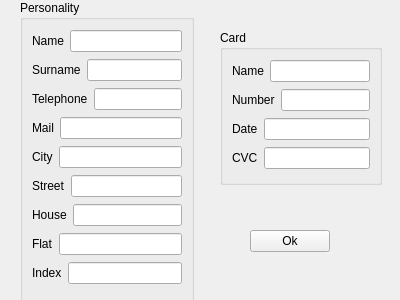
<?xml version="1.0" encoding="UTF-8"?>
<ui version="4.0">
 <class>Registration</class>
 <widget class="QWidget" name="Registration">
  <property name="geometry">
   <rect>
    <x>0</x>
    <y>0</y>
    <width>400</width>
    <height>300</height>
   </rect>
  </property>
  <property name="windowTitle">
   <string>Form</string>
  </property>
  <widget class="QPushButton" name="pushButton">
   <property name="geometry">
    <rect>
     <x>250</x>
     <y>230</y>
     <width>80</width>
     <height>22</height>
    </rect>
   </property>
   <property name="text">
    <string>Ok</string>
   </property>
  </widget>
  <widget class="QGroupBox" name="groupBox">
   <property name="geometry">
    <rect>
     <x>20</x>
     <y>0</y>
     <width>174</width>
     <height>305</height>
    </rect>
   </property>
   <property name="title">
    <string>Personality</string>
   </property>
   <layout class="QVBoxLayout" name="verticalLayout">
    <item>
     <layout class="QHBoxLayout" name="horizontalLayout">
      <item>
       <widget class="QLabel" name="NameR">
        <property name="text">
         <string>Name</string>
        </property>
       </widget>
      </item>
      <item>
       <widget class="QLineEdit" name="NameRE"/>
      </item>
     </layout>
    </item>
    <item>
     <layout class="QHBoxLayout" name="horizontalLayout_2">
      <item>
       <widget class="QLabel" name="SurnameR">
        <property name="text">
         <string>Surname</string>
        </property>
       </widget>
      </item>
      <item>
       <widget class="QLineEdit" name="SurnameRE"/>
      </item>
     </layout>
    </item>
    <item>
     <layout class="QHBoxLayout" name="horizontalLayout_3">
      <item>
       <widget class="QLabel" name="TelR">
        <property name="text">
         <string>Telephone</string>
        </property>
       </widget>
      </item>
      <item>
       <widget class="QLineEdit" name="TelRE"/>
      </item>
     </layout>
    </item>
    <item>
     <layout class="QHBoxLayout" name="horizontalLayout_4">
      <item>
       <widget class="QLabel" name="MailR">
        <property name="text">
         <string>Mail</string>
        </property>
       </widget>
      </item>
      <item>
       <widget class="QLineEdit" name="MailRE"/>
      </item>
     </layout>
    </item>
    <item>
     <layout class="QHBoxLayout" name="horizontalLayout_5">
      <item>
       <widget class="QLabel" name="CityR">
        <property name="text">
         <string>City</string>
        </property>
       </widget>
      </item>
      <item>
       <widget class="QLineEdit" name="CityRE"/>
      </item>
     </layout>
    </item>
    <item>
     <layout class="QHBoxLayout" name="horizontalLayout_6">
      <item>
       <widget class="QLabel" name="StreetR">
        <property name="text">
         <string>Street</string>
        </property>
       </widget>
      </item>
      <item>
       <widget class="QLineEdit" name="StreetRE"/>
      </item>
     </layout>
    </item>
    <item>
     <layout class="QHBoxLayout" name="horizontalLayout_7">
      <item>
       <widget class="QLabel" name="HouseR">
        <property name="text">
         <string>House</string>
        </property>
       </widget>
      </item>
      <item>
       <widget class="QLineEdit" name="HouseRE"/>
      </item>
     </layout>
    </item>
    <item>
     <layout class="QHBoxLayout" name="horizontalLayout_8">
      <item>
       <widget class="QLabel" name="FlatR">
        <property name="text">
         <string>Flat</string>
        </property>
       </widget>
      </item>
      <item>
       <widget class="QLineEdit" name="FlatRE"/>
      </item>
     </layout>
    </item>
    <item>
     <layout class="QHBoxLayout" name="horizontalLayout_9">
      <item>
       <widget class="QLabel" name="IndexR">
        <property name="text">
         <string>Index</string>
        </property>
       </widget>
      </item>
      <item>
       <widget class="QLineEdit" name="IndexRE"/>
      </item>
     </layout>
    </item>
   </layout>
  </widget>
  <widget class="QGroupBox" name="groupBox_2">
   <property name="geometry">
    <rect>
     <x>220</x>
     <y>30</y>
     <width>162</width>
     <height>155</height>
    </rect>
   </property>
   <property name="title">
    <string>Card</string>
   </property>
   <layout class="QVBoxLayout" name="verticalLayout_2">
    <item>
     <layout class="QHBoxLayout" name="horizontalLayout_10">
      <item>
       <widget class="QLabel" name="label_10">
        <property name="text">
         <string>Name</string>
        </property>
       </widget>
      </item>
      <item>
       <widget class="QLineEdit" name="NamecardRE"/>
      </item>
     </layout>
    </item>
    <item>
     <layout class="QHBoxLayout" name="horizontalLayout_11">
      <item>
       <widget class="QLabel" name="NumberR">
        <property name="text">
         <string>Number</string>
        </property>
       </widget>
      </item>
      <item>
       <widget class="QLineEdit" name="NumberRE"/>
      </item>
     </layout>
    </item>
    <item>
     <layout class="QHBoxLayout" name="horizontalLayout_12">
      <item>
       <widget class="QLabel" name="DateR">
        <property name="text">
         <string>Date</string>
        </property>
       </widget>
      </item>
      <item>
       <widget class="QLineEdit" name="DateRE"/>
      </item>
     </layout>
    </item>
    <item>
     <layout class="QHBoxLayout" name="horizontalLayout_13">
      <item>
       <widget class="QLabel" name="CVCR">
        <property name="text">
         <string>CVC</string>
        </property>
       </widget>
      </item>
      <item>
       <widget class="QLineEdit" name="CVCRE"/>
      </item>
     </layout>
    </item>
   </layout>
  </widget>
 </widget>
 <resources/>
 <connections/>
</ui>
